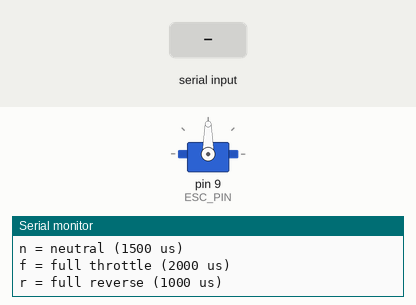
Simulated run of this sketch. Board: Arduino Uno, built with avr-gcc and run on an emulated ATmega328P. On the bench: servo, the last lines printed to the serial monitor. The inputs (shaded band) are chosen by the test bench.

Above: at 1.2 s.
1.3 s: "f" received over Serial
At 1.7 s:
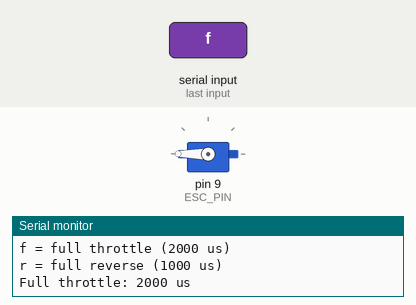
2.8 s: "r" received over Serial
At 4.0 s:
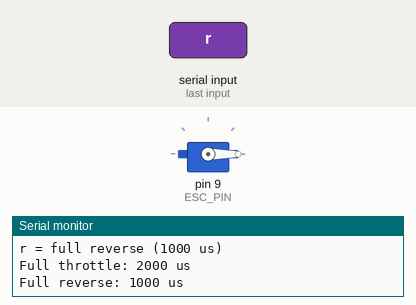
4.3 s: "n" received over Serial
At 4.9 s:
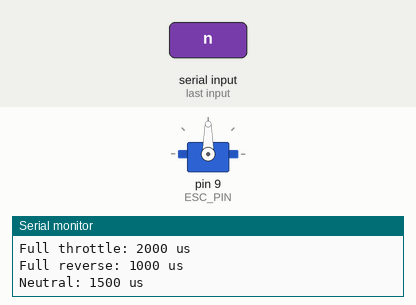
Timing chart, 0 to 7.3 s (numbered marks = the images above; inputs shaded):
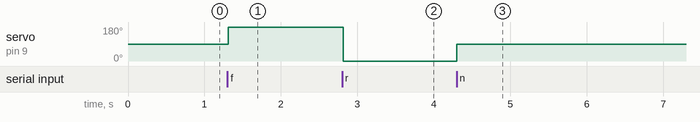

Measured:
- after the input at 1.3 s, servo on pin 9 (ESC_PIN): 90° → 180° at once
- after the input at 2.8 s, servo on pin 9 (ESC_PIN): 180° → 0° at once
- after the input at 4.3 s, servo on pin 9 (ESC_PIN): 0° → 90° at once

The sketch:

arduino_calibration_esc.ino
```cpp
#include <Servo.h>

Servo esc;

const int ESC_PIN = 9;    //
int throttle_us = 1500;   // neutral by standard, 2000 full forward, 1000 full backward

void setup() {
  Serial.begin(115200);
  esc.attach(ESC_PIN, 1000, 2000);
  esc.writeMicroseconds(throttle_us);

  Serial.println("Calibration commands (follow pdf instructions):");
  Serial.println("n = neutral (1500 us)");
  Serial.println("f = full throttle (2000 us)");
  Serial.println("r = full reverse (1000 us)");
}

void loop() {
  if (Serial.available() > 0) {
    char c = Serial.read();

    if (c == 'n') {
      throttle_us = 1500;
      Serial.println("Neutral: 1500 us");
    }
    else if (c == 'f') {
      throttle_us = 2000;
      Serial.println("Full throttle: 2000 us");
    }
    else if (c == 'r') {
      throttle_us = 1000;
      Serial.println("Full reverse: 1000 us");
    }

    esc.writeMicroseconds(throttle_us);
  }

  esc.writeMicroseconds(throttle_us);
  delay(20);
}
```
